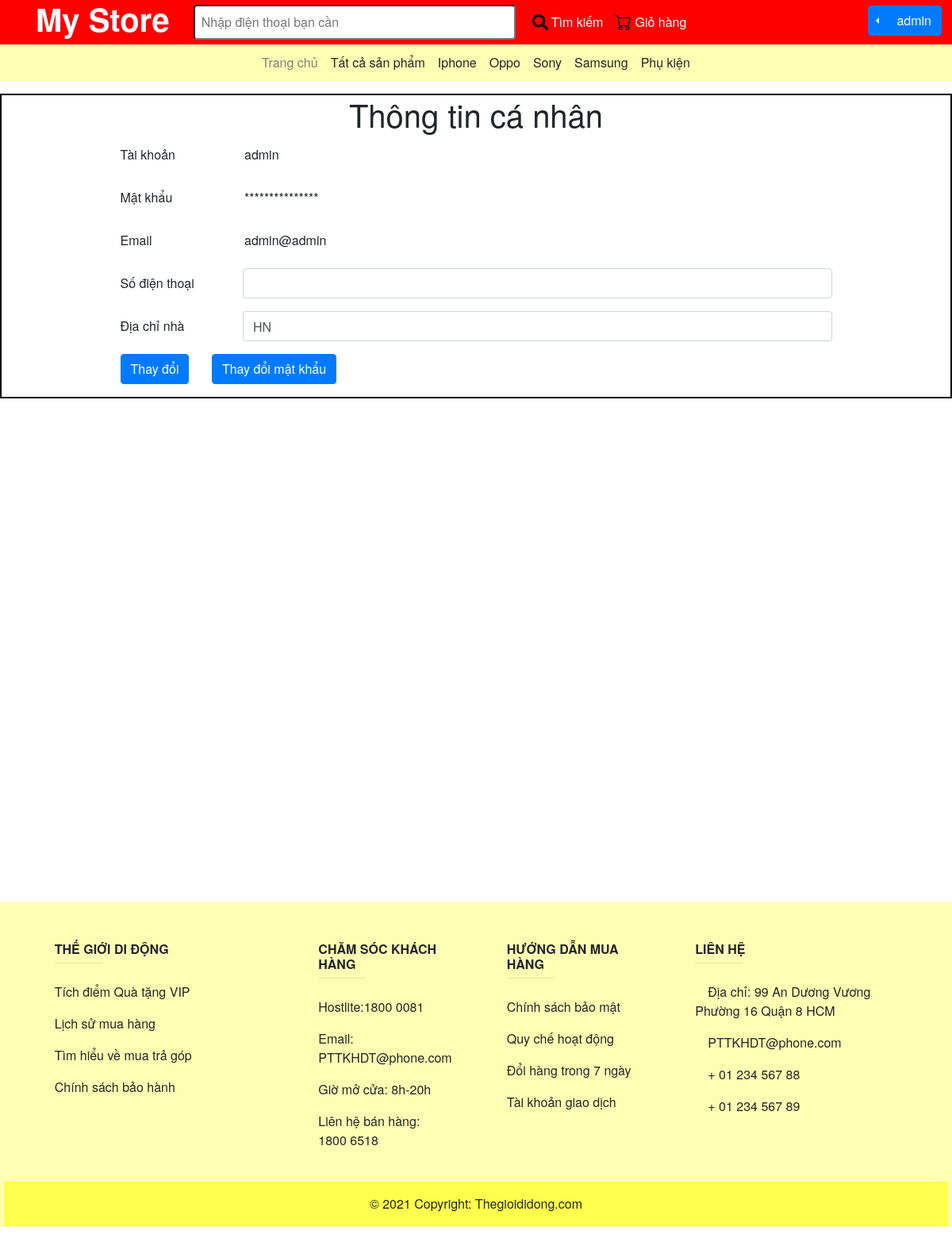
/body.php?action=thongtincanhan (signed in), run on the app's committed database.
### tables this page shows
CREATE TABLE `loaisp` (
  `MaLoaiSP` varchar(30) NOT NULL,
  `TenLoaiSP` varchar(30) NOT NULL
);

CREATE TABLE `user` (
  `MaKhachHang` int(100) NOT NULL,
  `UserName` varchar(300) NOT NULL,
  `Password` varchar(100) NOT NULL,
  `DiaChi` varchar(300) NOT NULL,
  `Email` varchar(100) NOT NULL,
  `SDT` varchar(100) NOT NULL,
  `Quyen` varchar(100) DEFAULT NULL,
  `TrangThai` varchar(30) NOT NULL,
  `tenKH` varchar(100) NOT NULL DEFAULT 'khachhang'
);

### DataProvider.php (called while the page is built, shortened)
<?php
function query($sql)
{
	$data = [];
	$conn = mysqli_connect("localhost", "root", "", "phone");
	mysqli_query($conn, "set names 'utf8'");
	$res = mysqli_query($conn, $sql);
	while ($row = mysqli_fetch_array($res)) {
		array_push($data, $row);
	}
	return $data;
}

### thongtin.php (the view, shortened to what this page needs)
<div class="border1" style="border:#000000 solid 2px;">
	<div class="border3">
		<?php
		require_once('./DataProvider.php');
		if (isset($_SESSION['member']))
			$sql = "SELECT * FROM user where UserName='" . $_SESSION['member'] . "'";
		$res = query($sql);
		$row = $res[0];
		?>
		<h1 class="text-center">
			Thông tin cá nhân
		</h1>
		<form action="suathongtin.php" method="post" class="w-75 mx-auto" onsubmit="return checkinput()" id="myform">
			<div class="form-group row">
				<label for="staticEmail" class="col-sm-2 col-form-label">Tài khoản</label>
				<div class="col-sm-10">
					<input type="text" disabled class="form-control-plaintext" value="<?php echo $row['UserName']; ?>">
				</div>
			</div>
			<div class="form-group row">
				<label for="staticEmail" class="col-sm-2 col-form-label">Mật khẩu</label>
				<div class="col-sm-10">
					<input type="text" disabled class="form-control-plaintext" value="***************">
				</div>
			</div>
			<div class="form-group row">
				<label for="Email" class="col-sm-2 col-form-label">Email</label>
				<div class="col-sm-10">
					<input type="email" name="Email" class="form-control-plaintext" id="Email" value="<?php echo $row['Email']; ?>">
				</div>
			</div>
			<div class="form-group row">
				<label for="SDT" class="col-sm-2 col-form-label">Số điện thoại</label>
				<div class="col-sm-10">
					<input type="text" name="SDT" class="form-control" id="SDT" value="<?php echo $row['SDT']; ?>">
				</div>
			</div>
			<div class="form-group row">
				<label for="DiaChi" class="col-sm-2 col-form-label">Địa chỉ nhà</label>
				<div class="col-sm-10">
					<input type="text" class="form-control" name="DiaChi" id="DiaChi" value="<?php echo $row['DiaChi']; ?>">
				</div>
			</div>
			<input type="submit" value="Thay đổi" class="btn btn-primary">
			<a class="btn btn-primary ml-4 " href="doimatkhau.php">Thay đổi mật khẩu</a>
		</form>
	</div>
</div>

### header.php (shortened to what this page needs)
<?php
require_once('./DataProvider.php');
?>
<div class="stick">
	<li class="nav-item active btn float-right ">
		<?php
		if (!isset($_SESSION['member'])) {
			echo '
						<a href="dangnhap.php">
							<button  class=" btn btn-primary">
								Đăng nhập
				   			</button>
						</a>';
		} else {
			echo '
		<div class="btn-group">
        <div class="btn-group dropleft" role="group">
            <button type="button" class="btn btn-primary dropdown-toggle dropdown-toggle-split" data-toggle="dropdown" aria-haspopup="true" aria-expanded="false">
                <span class="sr-only">  ' . $_SESSION['member'] . '</span>
            </button>
            <div class="dropdown-menu">
                <a class="dropdown-item" href="logout.php">Thoát</a>
                <a class="dropdown-item" href="body.php?action=thongtincanhan">Xem thông tin cá nhân</a>
                <a class="dropdown-item" href="body.php?action=danhsachhoadonmuahang">Xem danh sách đơn hàng</a>
            </div>
        </div>
        <button type="button" class="btn btn-primary">
            <span class="">' . $_SESSION['member'] . '</span>
        </button>
    </div>';
		}
		?>
	</li>
	<div style="background-color: red;">
		<div class="container">
			<div class="row">
				<h1 class="font-weight-bold text-white">
				</h1>
				<?php
				if ($_SESSION['Quyen'] == "" || $_SESSION['Quyen'] == "customer") { ?>
					<div class="form-inline my-2 col-9 my-lg-0 ">
						<div class="col-7 position-relative">
							<input class="col-12  p-2  rounded mr-sm-2 "  onclick="display()" onkeyup="goiytimkiem(this)" type="search" placeholder="Nhập điện thoại bạn cần" aria-label="Search" name="nameSP" id="timkiem">
						</div>
						<div class="btn mr-1 hover_btn" onclick="sea()">
							<div class="row px-2 ">
								<img style="width: 20px;;" src="Images\svg\search-solid.svg" class="" alt="" srcset="">
								<div class="ml-1 text-white">Tìm kiếm</div>
							</div>
						</div>
						<a href="giohang.php " class=" btn mr-1 hover_btn">
							<div class="row px-2 hover_btn">
								<img style="width: 20px;;" src="Images\svg\cart-shopping-solid.svg" class="" alt="" srcset="">
								<div class="ml-1 text-white ">Giỏ hàng</div>
							</div>
						</a>
					</div>
				<?php } ?>
			</div>
		</div>
	</div>
	<?php
	switch ($_SESSION['Quyen']) {
		default:
			echo '
			<div class="center header-nav mb-3 ">
				<a class="header-nav-link btn" href="index.php">Trang chủ</a>
				<a class="header-nav-link btn" onclick="phantrangAjax(\'\', 1)">Tất cả sản phẩm</a>
			';
			$sql = 'SELECT COUNT(*) as s, loaisp.MaLoaiSP as MaLoaiSP, loaisp.TenLoaiSP as TenLoaiSP
					FROM loaisp, sanpham
					WHERE loaisp.MaloaiSP <> "pk" AND loaisp.MaLoaiSP = sanpham.MaLoaiSP And sanpham.SLTon > 0
					GROUP BY loaisp.MaLoaiSP
					HAVING s>0';
			$data = query($sql);
			for ($i = 0; $i < count($data); $i++) {
				$MaLoaiSP = $data[$i]['MaLoaiSP'];
				$TenLoaiSP = $data[$i]['TenLoaiSP'];
				echo '<a class="header-nav-link btn" onclick="phantrangAjax(\'' . $MaLoaiSP . '\', 0)">' . $TenLoaiSP . '</a>';
			}
			$sql = 'SELECT COUNT(*) as s, loaisp.MaLoaiSP as MaLoaiSP, loaisp.TenLoaiSP as TenLoaiSP
					FROM loaisp, sanpham
					WHERE loaisp.MaloaiSP = "pk" AND loaisp.MaLoaiSP = sanpham.MaLoaiSP And sanpham.SLTon > 0
					GROUP BY loaisp.MaLoaiSP
					HAVING s>0';
			$data = query($sql);
			for ($i = 0; $i < count($data); $i++) {
				$MaLoaiSP = $data[$i]['MaLoaiSP'];
				$TenLoaiSP = $data[$i]['TenLoaiSP'];
				echo '<a class="header-nav-link btn" onclick="phantrangAjax(\'' . $MaLoaiSP . '\', 0)">' . $TenLoaiSP . '</a>';
			}
			echo '</div>';
			break;
	}
	?>
</div>

### css/header.css (style rules this page uses)
.center { justify-content: center; display: flex; align-items: center; }
.stick { position: -webkit-sticky; position: sticky; top: 0; z-index: 99; }
.header-nav { background-color: #ffffb3; font-weight: bold; }
.header-nav-link { padding: 10px 0px; margin: 0px 7px; }

### data on the page
loaisp: TenLoaiSP "Iphone"
loaisp: TenLoaiSP "Oppo"
loaisp: TenLoaiSP "Sony"
loaisp: TenLoaiSP "Samsung"
loaisp: TenLoaiSP "Phụ kiện"
user: UserName "admin", Email "admin@admin", DiaChi "HN"

### other printed values
$_SESSION['member'] "admin"
